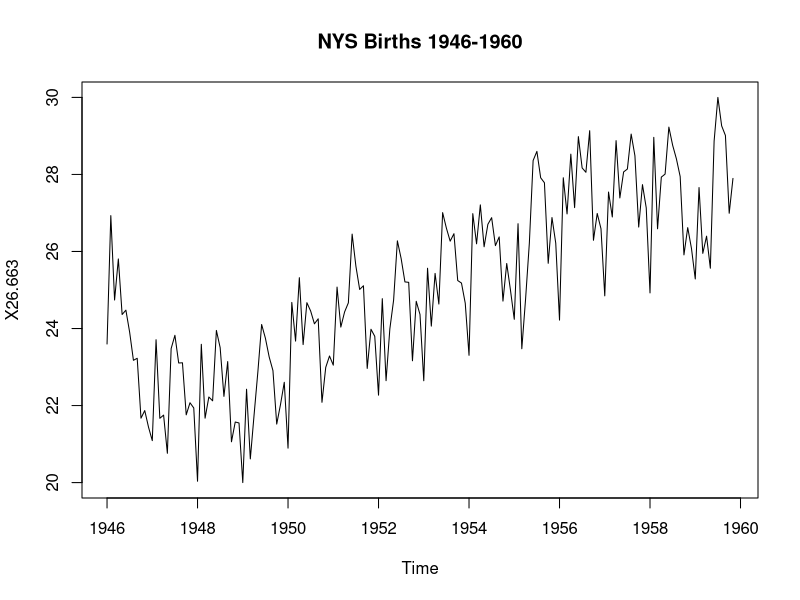
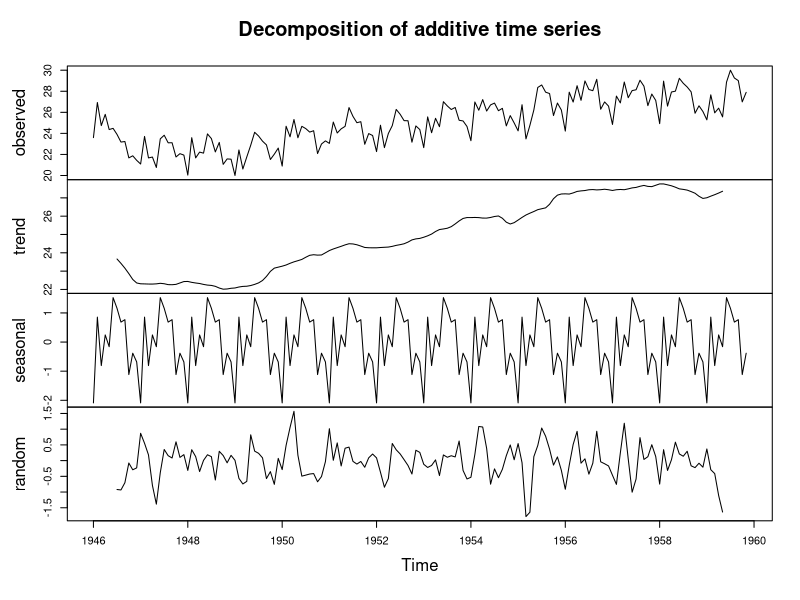
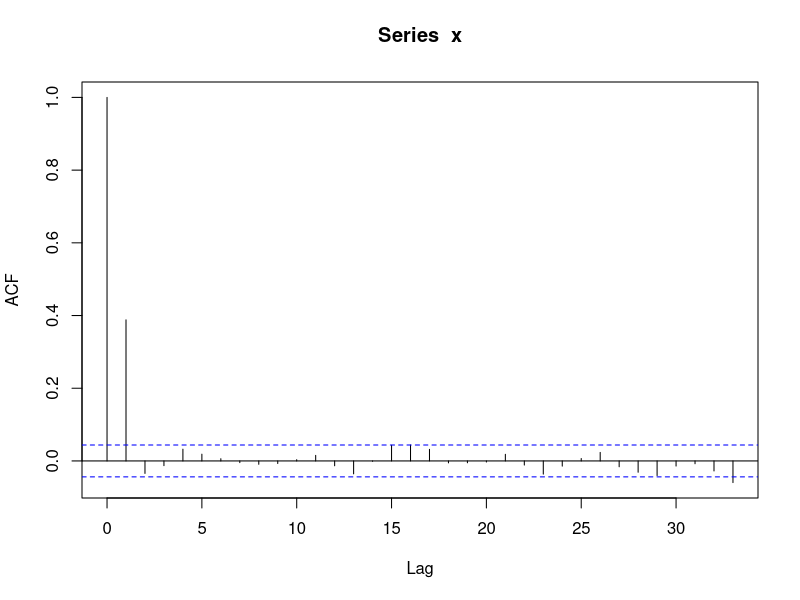
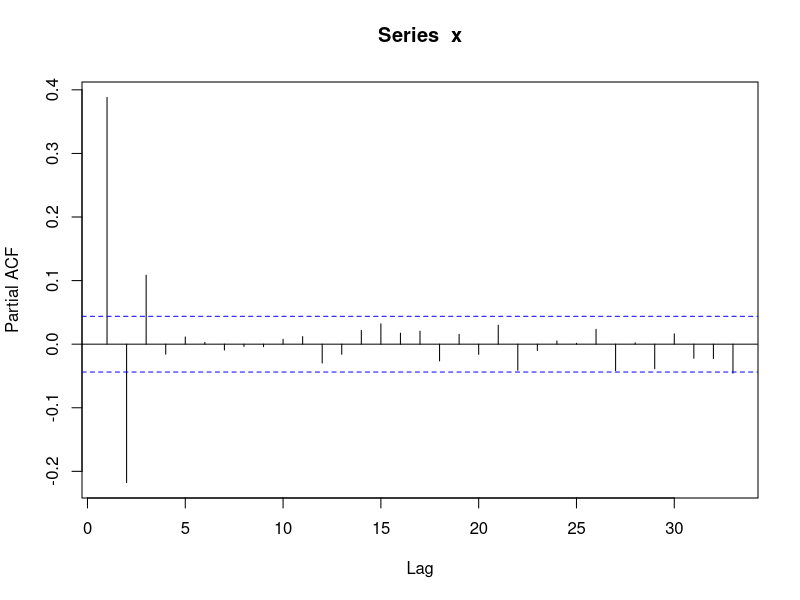
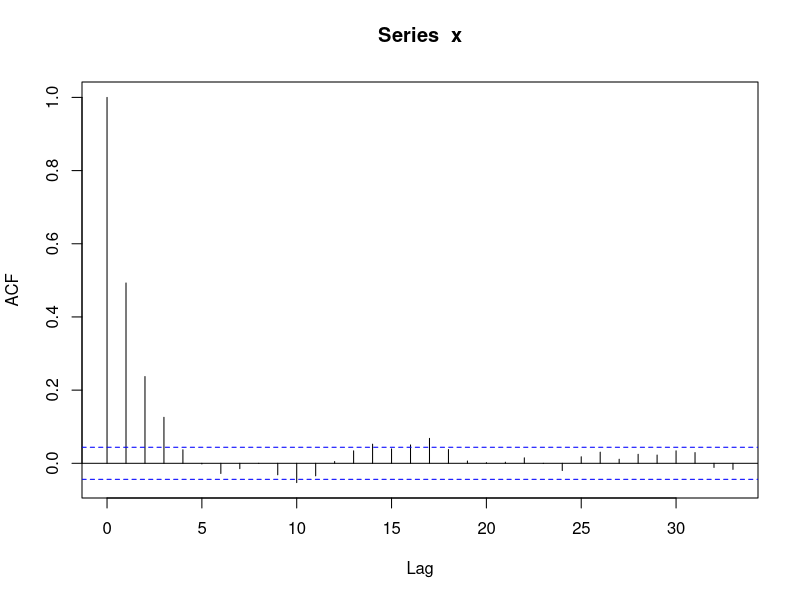
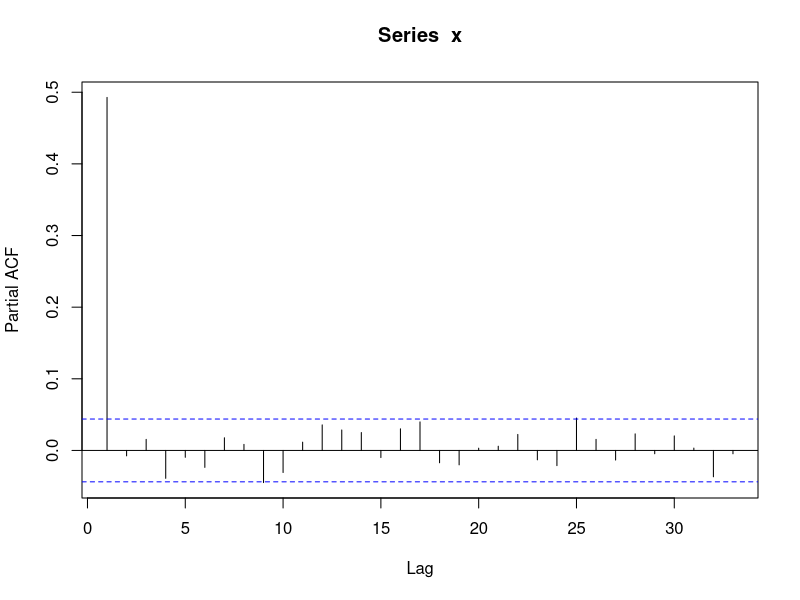
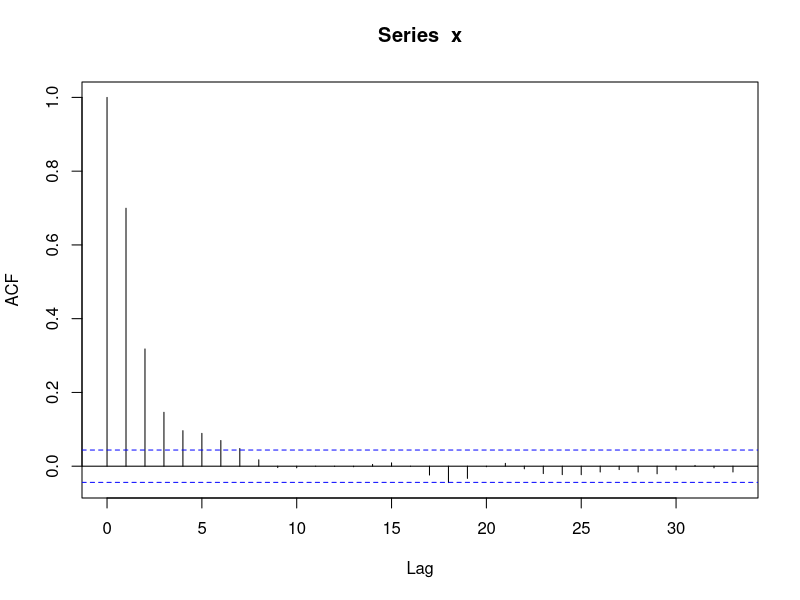
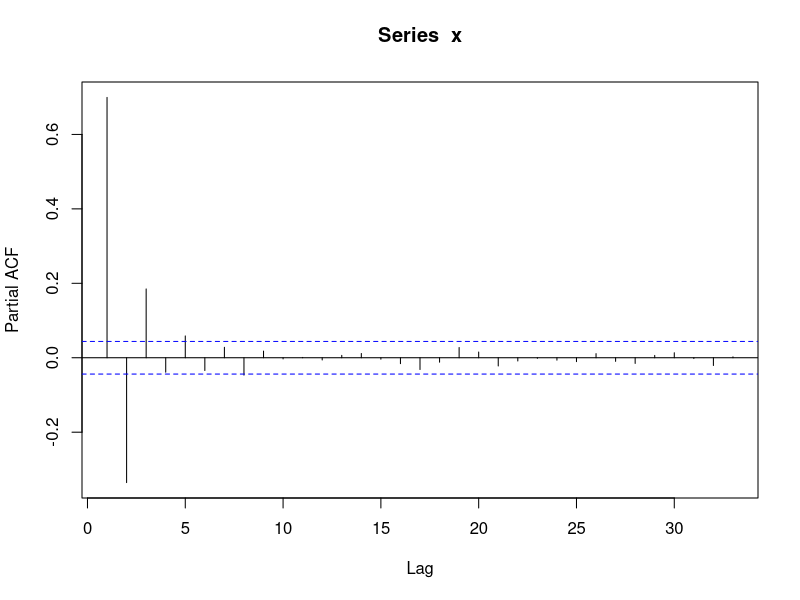

Generate these figures, in order, with R:
## ---- chunk 1
rm(list = ls())
#setwd("/Users/nikhil/My Drive/STAT 3105/HW5")
library(caret)
library(tidyverse)
dat <- read.csv("NYbirths.csv")
births <- read.csv("NYbirths.csv", header = F)$V1
## ---- chunk 2
ts <- ts(dat, frequency = 12, start = c(1946, 1))

## ---- chunk 3
plot(ts, main = "NYS Births 1946-1960")
## ---- chunk 4
decomp_ts <- decompose(ts)
plot(decomp_ts)
## ---- chunk 5
## MA(1)
x <- arima.sim(list(ar = c(), ma = c(2)), n = 2000)
acf(x)

pacf(x)
## ---- chunk 6
## AR(1)
x <- arima.sim(list(ar = c(0.5), ma = c()), n = 2000)
acf(x)

pacf(x)
## ---- chunk 7
## ARMA(1, 1)
x <- arima.sim(list(ar = c(0.5), ma = c(2)), n = 2000)
acf(x)

pacf(x)
## ---- chunk 8
irregular_component <- decomp_ts$random
acf(irregular_component, na.action = na.pass)

pacf(irregular_component, na.action = na.pass)
## ---- chunk 9
p <- 3
q <- 5
births_arma <- arima(irregular_component, order = c(p, 0, q))
births_arma

## ---- chunk 10
## Forecast the irregular component
forecasted_irregular_component <- predict(births_arma, n.ahead = 18)
ts <- 1:length(irregular_component)
plot(ts, irregular_component, type = "l")
lines(length(births) + -6:12,
      c(irregular_component[length(births) - 6],
forecasted_irregular_component$pred[1:18]),
col = "red")
## ---- chunk 11
## Fit and Forecast the trend
ts <- 1:length(births)
trend <- decomp_ts$trend[ts]
trend_df <- data.frame(trend = trend, ts = ts)
trend_reg <- lm(trend ~ polym(ts, degree = 3, raw = T),
data = trend_df)
plot(ts, trend, type="l", xlim = c(0, 185))
lines(ts[!is.na(trend)], trend_reg$fitted.values, col="red")
trend_forecast_df <- data.frame(ts = length(births) + -5:12)
forecasted_trend <- predict(trend_reg, trend_forecast_df)
lines(c(length(births) - 6, trend_forecast_df$ts),
c(trend_reg$fitted.values[length(trend_reg$fitted.values)],
forecasted_trend), col = "blue")
## ---- chunk 12
## Add everything together
forecasted_births <- forecasted_irregular_component$pred[7:18] +
forecasted_trend[7:18] + decomp_ts$seasonal[1:12]
plot(1:(length(births)), births, type = "l", xlim = c(0, 180),
xlab = "Timestamp", ylab = "Births")
lines(length(births) + 0:12, c(births[length(births)],
forecasted_births), col = "red")
## ---- chunk 13
predict(births_arma, n.ahead = 12)
